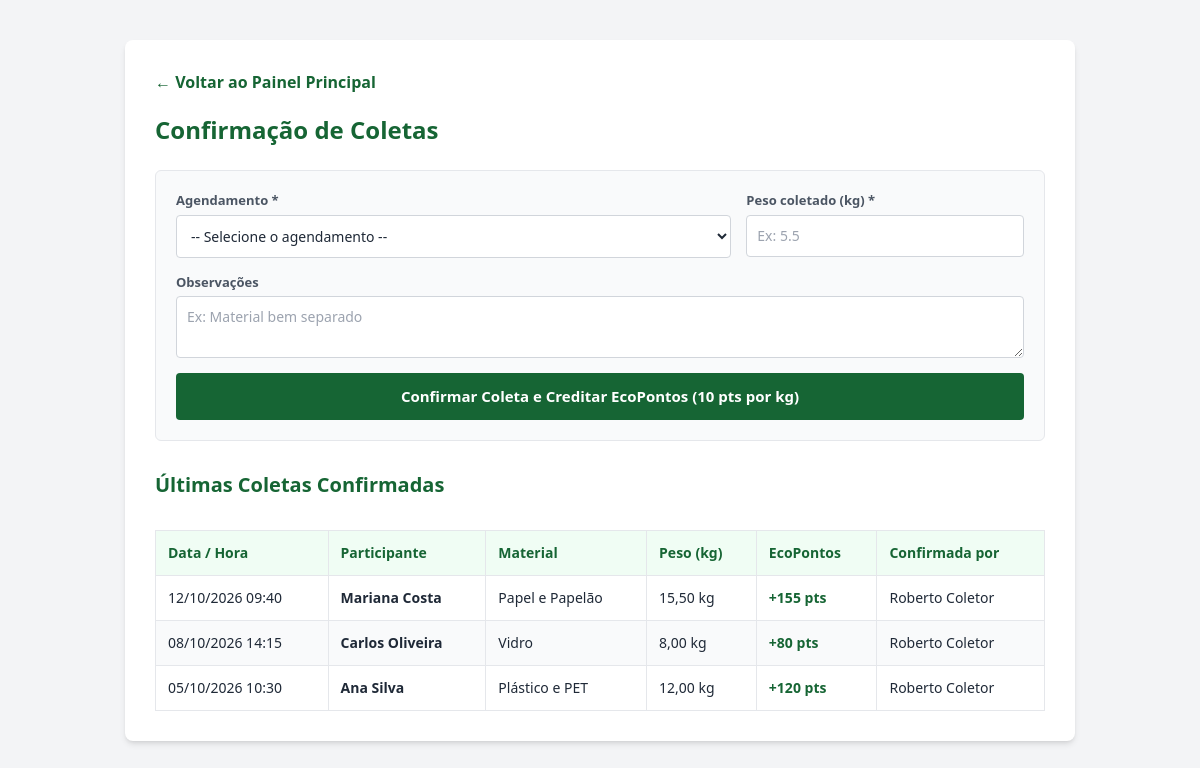
Page /coleta.php (signed in) on the committed database.
### tables this page shows
CREATE TABLE coleta (
    id INT AUTO_INCREMENT PRIMARY KEY,
    agendamento_id INT NOT NULL UNIQUE,       
    responsavel_id INT NOT NULL,              
    data_efetiva DATETIME NOT NULL DEFAULT CURRENT_TIMESTAMP,
    peso_kg DECIMAL(8,2) NOT NULL CHECK (peso_kg > 0),
    pontos_gerados INT NOT NULL CHECK (pontos_gerados >= 0),
    observacoes TEXT NULL,
    CONSTRAINT fk_coleta_agendamento FOREIGN KEY (agendamento_id)
        REFERENCES agendamento(id) ON DELETE RESTRICT ON UPDATE CASCADE,
    CONSTRAINT fk_coleta_responsavel FOREIGN KEY (responsavel_id)
        REFERENCES usuario(id) ON DELETE RESTRICT ON UPDATE CASCADE
);

CREATE TABLE usuario (
    id INT AUTO_INCREMENT PRIMARY KEY,
    nome VARCHAR(100) NOT NULL,
    email VARCHAR(120) NOT NULL UNIQUE,
    senha_hash VARCHAR(255) NOT NULL,
    perfil ENUM('PARTICIPANTE', 'ADMIN', 'COLETOR') NOT NULL DEFAULT 'PARTICIPANTE',
    criado_em DATETIME DEFAULT CURRENT_TIMESTAMP
);

CREATE TABLE material (
    id INT AUTO_INCREMENT PRIMARY KEY,
    nome VARCHAR(60) NOT NULL UNIQUE,
    descricao VARCHAR(200) NOT NULL
);

### Models/Coleta.php (called while the page is built, shortened)
<?php
class Coleta
{
    private PDO $pdo;
    public function __construct(PDO $pdo)
    {
        $this->pdo = $pdo;
    }
    public function listarRecentes(): array
    {
        $sql = "SELECT c.*, u.nome AS nome_participante, m.nome AS nome_material,
                       r.nome AS nome_responsavel
                FROM coleta c
                JOIN agendamento a ON c.agendamento_id = a.id
                JOIN participante p ON a.participante_id = p.id
                JOIN usuario u ON p.usuario_id = u.id
                JOIN material m ON a.material_id = m.id
                JOIN usuario r ON c.responsavel_id = r.id
                ORDER BY c.data_efetiva DESC, c.id DESC
                LIMIT 10";
        $stmt = $this->pdo->prepare($sql);
        $stmt->execute();
        return $stmt->fetchAll(PDO::FETCH_ASSOC);
    }
}

### coleta.php (the view, shortened to what this page needs)
<?php
require_once __DIR__ . '/Config/database.php';
require_once __DIR__ . '/Models/Coleta.php';
$coletaModel = new Coleta($pdo);
$peso_texto = '';
$recentes  = $coletaModel->listarRecentes();
?>
<!DOCTYPE html>
<html lang="pt-BR">
<head>
    <script src="https://cdn.tailwindcss.com"></script>
</head>
<body class="min-h-screen bg-gray-100 p-5 font-sans text-gray-800">
<div class="mx-auto my-5 max-w-[950px] rounded-lg bg-white p-6 shadow-md sm:p-[30px]">
    <a href="index.php" class="mb-5 inline-block font-bold text-green-800 no-underline hover:text-green-900">&larr; Voltar ao Painel Principal</a>
    <h2 class="mb-6 mt-0 text-2xl font-bold text-green-800">Confirmação de Coletas</h2>
    <form method="POST" action="coleta.php" class="mb-[30px] grid grid-cols-1 gap-[15px] rounded-md border border-gray-200 bg-gray-50 p-5 sm:grid-cols-[2fr_1fr]">
        <div class="flex flex-col">
            <label for="agendamento_id" class="mb-1 text-[13px] font-bold text-gray-600">Agendamento *</label>
            <select id="agendamento_id" name="agendamento_id" required class="rounded border border-gray-300 bg-white p-[10px] text-sm focus:border-green-700 focus:outline-none focus:ring-1 focus:ring-green-700">
                <option value="">-- Selecione o agendamento --</option>
            </select>
        </div>
        <div class="flex flex-col">
            <label for="peso_kg" class="mb-1 text-[13px] font-bold text-gray-600">Peso coletado (kg) *</label>
            <input type="number" id="peso_kg" name="peso_kg" step="0.01" min="0.01" value="<?= htmlspecialchars($peso_texto) ?>" placeholder="Ex: 5.5" required class="rounded border border-gray-300 p-[10px] text-sm focus:border-green-700 focus:outline-none focus:ring-1 focus:ring-green-700">
        </div>
        <div class="flex flex-col sm:col-span-2">
            <label for="observacoes" class="mb-1 text-[13px] font-bold text-gray-600">Observações</label>
            <textarea id="observacoes" name="observacoes" rows="2" placeholder="Ex: Material bem separado" class="rounded border border-gray-300 p-[10px] text-sm focus:border-green-700 focus:outline-none focus:ring-1 focus:ring-green-700"><?= htmlspecialchars($observacoes) ?></textarea>
        </div>
        <button type="submit" class="rounded bg-green-800 p-3 text-[15px] font-bold text-white hover:bg-green-900 sm:col-span-2">Confirmar Coleta e Creditar EcoPontos (10 pts por kg)</button>
    </form>
    <h3 class="mb-4 mt-0 text-xl font-bold text-green-800">Últimas Coletas Confirmadas</h3>
    <div class="overflow-x-auto">
    <table class="mt-[15px] w-full border-collapse">
        <thead>
            <tr>
                <th class="border border-gray-200 bg-green-50 p-3 text-left text-sm text-green-800">Data / Hora</th>
                <th class="border border-gray-200 bg-green-50 p-3 text-left text-sm text-green-800">Participante</th>
                <th class="border border-gray-200 bg-green-50 p-3 text-left text-sm text-green-800">Material</th>
                <th class="border border-gray-200 bg-green-50 p-3 text-left text-sm text-green-800">Peso (kg)</th>
                <th class="border border-gray-200 bg-green-50 p-3 text-left text-sm text-green-800">EcoPontos</th>
                <th class="border border-gray-200 bg-green-50 p-3 text-left text-sm text-green-800">Confirmada por</th>
            </tr>
        </thead>
        <tbody>
            <?php if (empty($recentes)): ?>
                <tr><td colspan="6" class="border border-gray-200 p-5 text-center text-gray-500">Nenhuma coleta confirmada até o momento.</td></tr>
            <?php else: ?>
                <?php foreach ($recentes as $c): ?>
                    <tr class="even:bg-gray-50">
                        <td class="border border-gray-200 p-3 text-sm"><?= date('d/m/Y H:i', strtotime($c['data_efetiva'])) ?></td>
                        <td class="border border-gray-200 p-3 text-sm"><strong><?= htmlspecialchars($c['nome_participante']) ?></strong></td>
                        <td class="border border-gray-200 p-3 text-sm"><?= htmlspecialchars($c['nome_material']) ?></td>
                        <td class="border border-gray-200 p-3 text-sm"><?= number_format($c['peso_kg'], 2, ',', '.') ?> kg</td>
                        <td class="border border-gray-200 p-3 text-sm font-bold text-green-800">+<?= (int)$c['pontos_gerados'] ?> pts</td>
                        <td class="border border-gray-200 p-3 text-sm"><?= htmlspecialchars($c['nome_responsavel']) ?></td>
                    </tr>
                <?php endforeach; ?>
            <?php endif; ?>
        </tbody>
    </table>
    </div>
</div>
</body>
</html>

### rows in the picture
coleta: data_efetiva "12/10/2026 09:40", usuario.nome "Mariana Costa", material.nome "Papel e Papelão", peso_kg "15,50", pontos_gerados "155", responsavel.nome "Roberto Coletor"
coleta: data_efetiva "08/10/2026 14:15", usuario.nome "Carlos Oliveira", material.nome "Vidro", peso_kg "8,00", pontos_gerados "80", responsavel.nome "Roberto Coletor"
coleta: data_efetiva "05/10/2026 10:30", usuario.nome "Ana Silva", material.nome "Plástico e PET", peso_kg "12,00", pontos_gerados "120", responsavel.nome "Roberto Coletor"
